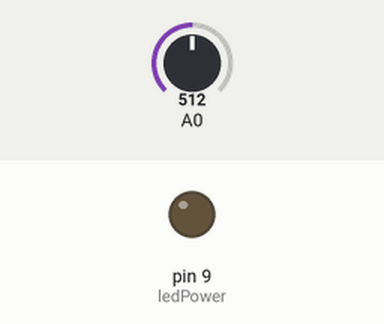
This sketch was run on a simulated Arduino Leonardo, built with avr-gcc and run on an emulated ATmega32U4. Shown: output pins drawn as LEDs (lit = HIGH). Inputs (shaded band) come from the test bench; at power-on: A0 = 512. What the sketch prints to the serial monitor is not drawn.

Above: at 0.1 s.
At 1.1 s:
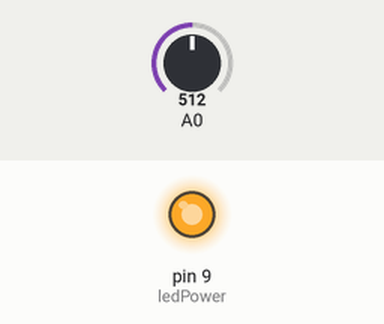
Timing chart, 0 to 2.6 s (numbered marks = the images above):
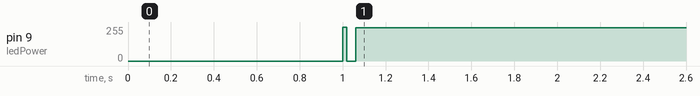

Measured:
- by itself, pin 9 (ledPower): 0/255 → 248/255 at 1.0 s

The sketch:

dust_isr.ino
```cpp
/*
 Interface to Sharp GP2Y1010AU0F Particle Sensor
 Modified from Program by Christopher Nafis
 Written April 2012

 Changes (Sept 2016):
 LCD Display
 ISR code for ADC

 SCA 2020-08-02
 adapted for Arduino Micro
 removed LCD code
 added Serial1 output

 http://www.howmuchsnow.com/arduino/airquality/
 https://web.archive.org/web/20161115025001/http://connectranet.co.uk/wp/2016/09/21/using-the-sharp-dust-sensor-with-arduino-getting-the-timing-right/

 */
#include <stdlib.h>

const byte adcMux = 0x07; // A0=ADC7, ADMUX register, cf ATmega32U4 datasheet
// Variables that can be changed by an ISR must be declared as volatile
volatile int adcReading;
volatile boolean adcDone;
boolean adcStarted;

int dustPin=0;  // A0 ADC input
int ledPower=9; // D9 PWM 16bit
int dataInterval=500;  // update interval in multiple of 10ms cycle time
int delayTime=280;  // data sampling delay in us
int delayTime2=40;  // pulse off delay in us
float offTime=9580;   // pulse off time in us (int is 16bit only)
int i=0;
int c=0;
int adcMin=1023;
int adcMax=0;
float adcSum=0;
char s[32];
float voltage = 0.0;
float vMin = 0.0;
float vMax = 0.0;
float dustdensity = 0.0;
float ppmperccm = 0.0;

void setup(){
   Serial.begin(9600);  // Serial is the USB CDC serial connection
   Serial1.begin(9600); // Serial1 are uart pins 0(RX),1(TX) on the Micro
   pinMode(ledPower,OUTPUT);
   delay(1000);
   i=0;
   c=0;
   adcSum=0;
   // set the ADC reference input AREF=AVCC (high two bits of ADMUX)
   // select the channel (low 4 bits). this also sets ADLAR (left-adjust result) to 0 (the default).
   ADMUX = bit (REFS0) | (adcMux);
}

// ADC conversion complete Interrupt Service Routine
ISR (ADC_vect){
   byte low, high;
   // read the result registers and store value in adcReading
   // Must read ADCL first
   low = ADCL;
   high = ADCH;
   adcReading = (high << 8) | low;
   adcDone = true;
}
// end of ADC_vect

void loop(){
   do {
     i=i+1;
     digitalWrite(ledPower,LOW); // power on the LED
     delayMicroseconds(delayTime); // wait 280us
     // Check the conversion hasn't been started already
     if (!adcStarted)
     {
     adcStarted = true;
     // start the conversion
     ADCSRA |= bit (ADSC) | bit (ADIE);
     }
     delayMicroseconds(delayTime2); // wait another 40us or so to give 320us pulse width
     digitalWrite(ledPower,HIGH); // turn the LED off
     // give the ADC time to complete then process the reading
     delayMicroseconds(100);
     if (adcDone)
     // adcDone is set to True by the ISR, called when the conversion is complete.
     {
       adcStarted = false;
       if (adcMin > adcReading) adcMin = adcReading;
       if (adcMax < adcReading) adcMax = adcReading;
       adcSum = adcSum + adcReading;
       c = c+1; // count of readings
       adcDone = false;
     }
     delayMicroseconds(offTime); // wait for the remainder of the 10ms cycle time
   } while (i <dataInterval);
   voltage = adcSum / c * 5.0 / 1024;
   vMin = adcMin * 5.0 / 1024;
   vMax = adcMax * 5.0 / 1024;
   ppmperccm = (voltage-0.0256)*120*3.5314667; // particle per cubic-cm, calibration done with Dylos Air quality monitor
   if (ppmperccm < 0)
      ppmperccm = 0;
   String dataString = "vAvg:";
   dataString += dtostrf(voltage, 9, 4, s);
   dataString += ", vMin:";
   dataString += dtostrf(vMin, 9, 4, s);
   dataString += ", vMax:";
   dataString += dtostrf(vMax, 9, 4, s);
   dataString += ", pm per cm^3:";
   dataString += dtostrf(ppmperccm, 8, 2, s);
   Serial.println(dataString);
   //Serial.println(ppmperccm, 2);  // print as ASCII text with 2 decimals
   Serial1.println(ppmperccm, 2); // print as ASCII text with 2 decimals
   i=0;
   c=0;
   adcMin=1023;
   adcMax=0;
   adcSum=0;
}
```
